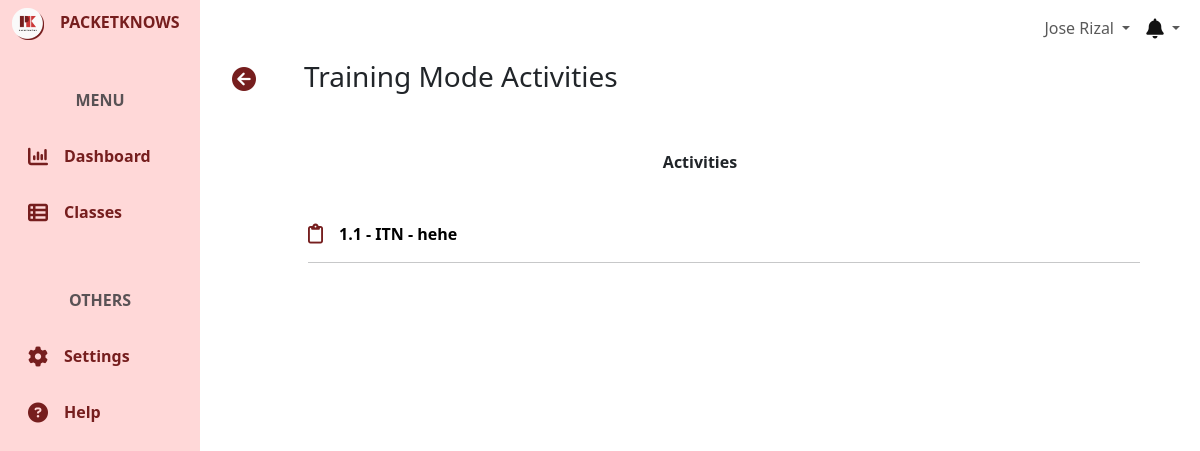
/exam-list/ITN/training/ (signed in), run on an earlier commit of the app's database.
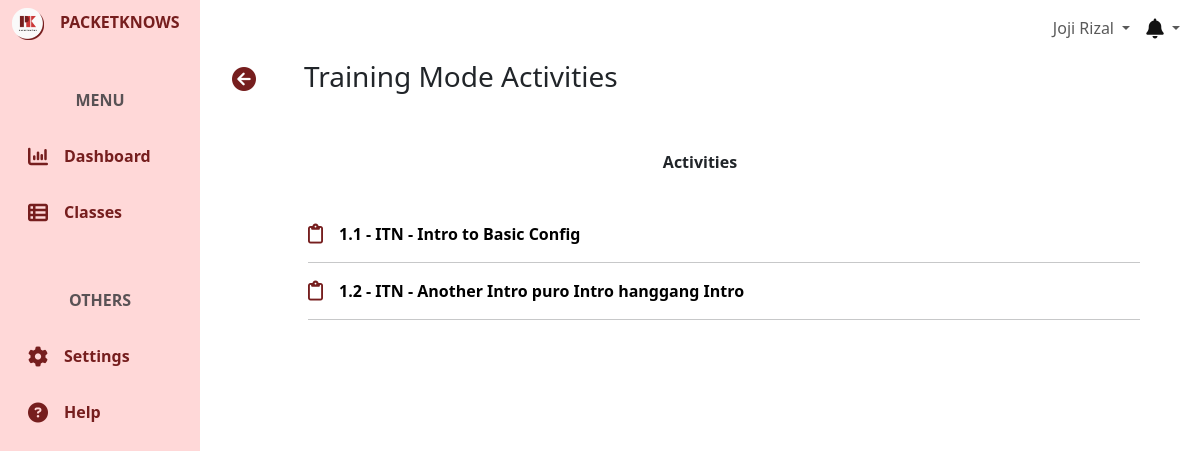
And on a later commit of the database.
### user/models.py (models this page shows, shortened)
class CustomUser(AbstractBaseUser, PermissionsMixin):
    email = models.EmailField(unique=True)
    first_name = models.CharField(max_length=50)
    last_name = models.CharField(max_length=50)
    is_active = models.BooleanField(default=True)
    is_staff = models.BooleanField(default=False)
    category = models.ForeignKey(UserCategory, on_delete=models.CASCADE)
    icon = models.ImageField(upload_to= 'user/icons/', blank=True, null=True)
    school_id = models.BigIntegerField(unique=True, blank=True, null=True)
    evidences = models.ImageField(upload_to= 'user/evidences/', blank=True, null=True)
    objects = CustomUserManager()
    USERNAME_FIELD = 'email'
    REQUIRED_FIELDS = ['first_name', 'last_name']
    class Meta:
        verbose_name = 'User'
        verbose_name_plural = 'Users'

### activity/models.py (models this page shows, shortened)
class Activity(models.Model):
    base_activity = models.ForeignKey(BaseActivity, on_delete=models.CASCADE)
    projectID = models.CharField(max_length=255, unique=True)
    mode = models.CharField(max_length=50)
    physical_points = models.PositiveIntegerField()
    basic_config_points = models.PositiveIntegerField()
    ip_points = models.PositiveIntegerField()
    routing_points = models.PositiveIntegerField()
    other_points = models.PositiveIntegerField()
    time_spent = models.PositiveIntegerField()
    status = models.CharField(max_length=50, default="open")
    class Meta:
        verbose_name_plural = "Activities"

class BaseActivity(models.Model):
    number = models.CharField(max_length=4)
    name = models.CharField(max_length=255)
    projectID = models.CharField(max_length=255, unique=True)
    answer_key = models.TextField(blank=True,null=True)
    category = models.ForeignKey(ActivityCategory, on_delete=models.CASCADE)
    course = models.ForeignKey(Course, on_delete=models.CASCADE)
    training_task = models.FileField(models.FileField(upload_to='training-tasks/'))
    testing_task = models.FileField(models.FileField(upload_to='training-tasks/'))
    max_physical_points = models.PositiveIntegerField()
    max_basic_config_points = models.PositiveIntegerField()
    max_ip_points = models.PositiveIntegerField()
    max_routing_points = models.PositiveIntegerField()
    max_other_points = models.PositiveIntegerField()
    time_limit = models.PositiveIntegerField()
    class Meta:
        verbose_name_plural = "Base Activities"

class Course(models.Model):
    name = models.CharField(max_length=255)
    slug = models.SlugField(unique=True)
    class Meta:
        verbose_name_plural = "Courses"

### core/views.py (the view)
# urls.py: path('exam-list/<slug:classSlug>/<str:mode>/', coreViews.ExamListView, name='examList'),
@login_required(login_url='/')
def ExamListView(request, classSlug, mode):
    context = {}
    if request.method == 'POST':
        pass
    else:
        try:
            classroom = Classroom.objects.get(code=classSlug)
            enrollment = Enrollment.objects.get(student=request.user, classroom=classroom)
            activities = enrollment.activities.filter(mode=mode)
            context["activities"] = activities
            context["mode"] = mode
            context["course"] = classroom.course
        except (Classroom.DoesNotExist, Enrollment.DoesNotExist):
            context["error_message"] = "Classroom or enrollment not found."
    return render(request, 'core/exam-list.html', context)

### templates/core/exam-list.html (shortened to what this page needs)
{% extends 'core/base.html' %}
{% block content %}
<div class="container-fluid h-100">
    <div class="row h-100">
        <div class="col-2 fixed-top bg-pink h-100" id="green">
            {% include 'core/components/sidebar.html'%}
        </div>
        <div class="col-md-10 ms-auto" style="padding: 0; overflow-x: hidden !important;">
            {% include 'core/components/topnav.html'%}
            <main class="mt-5 pt-1">
                {% if request.user.category.name == 'Student'%}
                    {% include 'core/examLists/student-exam-list.html'%}
                {% elif request.user.category.name == 'Self Learner'%}
                    {% include 'core/examLists/selfLearner-exam-list.html'%}
                {% elif request.user.category.name == 'Instructor'%}
                    {% include 'core/examLists/instructor-exam-list.html'%}
                {% endif %}
            </main>
        </div>
    </div>
</div>
{% endblock %}

### templates/core/components/topnav.html (shortened to what this page needs)
<nav class="navbar navbar-expand-lg navbar-light bg-white fixed-top col-md-9 ms-sm-auto col-lg-10">
    <div class="container-fluid">
            <ul class="navbar-nav ms-auto">
                <li class="nav-item dropdown">
                    <a class="nav-link dropdown-toggle" href="#" id="userDropdown" role="button" data-bs-toggle="dropdown" aria-expanded="false">
                      {{user.first_name}} {{user.last_name}}
                    </a>
                </li>
                <li class="nav-item dropdown ">
                    <a class="nav-link dropdown-toggle " href="#" id="notificationDropdown" role="button" data-bs-toggle="dropdown" aria-expanded="false">
                        <i class="fa-solid fa-bell fa-lg" style="color: #121212;"></i>
                    </a>
                </li>
            </ul>
    </div>
</nav>

### templates/core/examLists/student-exam-list.html
{% load static %}
<div class="container">
    <div class="row ms-2 mt-2 mb-4 ">
        <div class="col">
            <div class="d-flex align-items-center text-center">
                <a class="mb-1" href="{% url 'core:classes'%}"><i class="fa-solid fa-xl fa-circle-arrow-left" style="color: #761E1E;"></i></a>
                {% if mode == 'training'%}
                <h3 class="ms-5">Training Mode Activities</h3>
                {% else %}
                <h3 class="ms-5">Testing Mode Activities</h3>
                {% endif%}
            </div>
        </div>
    </div>
    <div class="text-center fw-bold my-5">
        Activities
    </div>
    {%for activity in activities%}
    <div class="container mx-5 px-5 mb-3">
        <a class="fw-bold text-black text-decoration-none" href="{% url 'core:activity' id=activity.id mode=mode%}"><i class="fa-regular fa-clipboard fa-lg me-3" style="color: #761E1E;"></i>{{activity.base_activity.number}} - {{course.slug}} - {{activity.base_activity.name}}</a>
        <hr class="me-5">
    </div>
    {% endfor %}
</div>

What changed in the data, as far as the page shows it:
changed CustomUser "Rizal": first_name "Jose" → "Joji"
changed Activity: base_activity.name "hehe" → "Intro to Basic Config"
added Activity: base_activity.number "1.2", {{ course.slug }} "ITN", base_activity.name "Another Intro puro Intro hanggang Intro"
